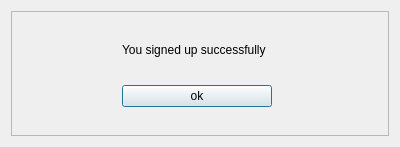
<?xml version="1.0" encoding="UTF-8"?>
<ui version="4.0">
 <class>login_failed_message_dialog</class>
 <widget class="QDialog" name="login_failed_message_dialog">
  <property name="geometry">
   <rect>
    <x>0</x>
    <y>0</y>
    <width>400</width>
    <height>147</height>
   </rect>
  </property>
  <property name="windowTitle">
   <string>log in failed</string>
  </property>
  <property name="windowIcon">
   <iconset>
    <normaloff>../../Cayload_Blockchain_Both_Side/Cayload-Client/UI Files/images/logo.356db89e.png</normaloff>../../Cayload_Blockchain_Both_Side/Cayload-Client/UI Files/images/logo.356db89e.png</iconset>
  </property>
  <layout class="QVBoxLayout" name="verticalLayout">
   <item>
    <widget class="QFrame" name="frame">
     <property name="frameShape">
      <enum>QFrame::StyledPanel</enum>
     </property>
     <property name="frameShadow">
      <enum>QFrame::Raised</enum>
     </property>
     <layout class="QGridLayout" name="gridLayout_2">
      <item row="3" column="0">
       <spacer name="horizontalSpacer_3">
        <property name="orientation">
         <enum>Qt::Horizontal</enum>
        </property>
        <property name="sizeHint" stdset="0">
         <size>
          <width>44</width>
          <height>20</height>
         </size>
        </property>
       </spacer>
      </item>
      <item row="1" column="1">
       <widget class="QLabel" name="login_failed_message">
        <property name="text">
         <string>You signed up successfully</string>
        </property>
       </widget>
      </item>
      <item row="2" column="1" colspan="2">
       <spacer name="verticalSpacer_2">
        <property name="orientation">
         <enum>Qt::Vertical</enum>
        </property>
        <property name="sizeHint" stdset="0">
         <size>
          <width>20</width>
          <height>61</height>
         </size>
        </property>
       </spacer>
      </item>
      <item row="1" column="2" colspan="2">
       <spacer name="horizontalSpacer_2">
        <property name="orientation">
         <enum>Qt::Horizontal</enum>
        </property>
        <property name="sizeHint" stdset="0">
         <size>
          <width>40</width>
          <height>20</height>
         </size>
        </property>
       </spacer>
      </item>
      <item row="0" column="1">
       <spacer name="verticalSpacer">
        <property name="orientation">
         <enum>Qt::Vertical</enum>
        </property>
        <property name="sizeHint" stdset="0">
         <size>
          <width>20</width>
          <height>60</height>
         </size>
        </property>
       </spacer>
      </item>
      <item row="4" column="1" colspan="2">
       <spacer name="verticalSpacer_3">
        <property name="orientation">
         <enum>Qt::Vertical</enum>
        </property>
        <property name="sizeHint" stdset="0">
         <size>
          <width>20</width>
          <height>60</height>
         </size>
        </property>
       </spacer>
      </item>
      <item row="3" column="3">
       <spacer name="horizontalSpacer_4">
        <property name="orientation">
         <enum>Qt::Horizontal</enum>
        </property>
        <property name="sizeHint" stdset="0">
         <size>
          <width>45</width>
          <height>20</height>
         </size>
        </property>
       </spacer>
      </item>
      <item row="1" column="0">
       <spacer name="horizontalSpacer">
        <property name="orientation">
         <enum>Qt::Horizontal</enum>
        </property>
        <property name="sizeHint" stdset="0">
         <size>
          <width>44</width>
          <height>20</height>
         </size>
        </property>
       </spacer>
      </item>
      <item row="3" column="1" colspan="2">
       <widget class="QPushButton" name="login_failed_message_Button">
        <property name="text">
         <string>ok</string>
        </property>
       </widget>
      </item>
     </layout>
    </widget>
   </item>
  </layout>
 </widget>
 <resources/>
 <connections/>
</ui>
